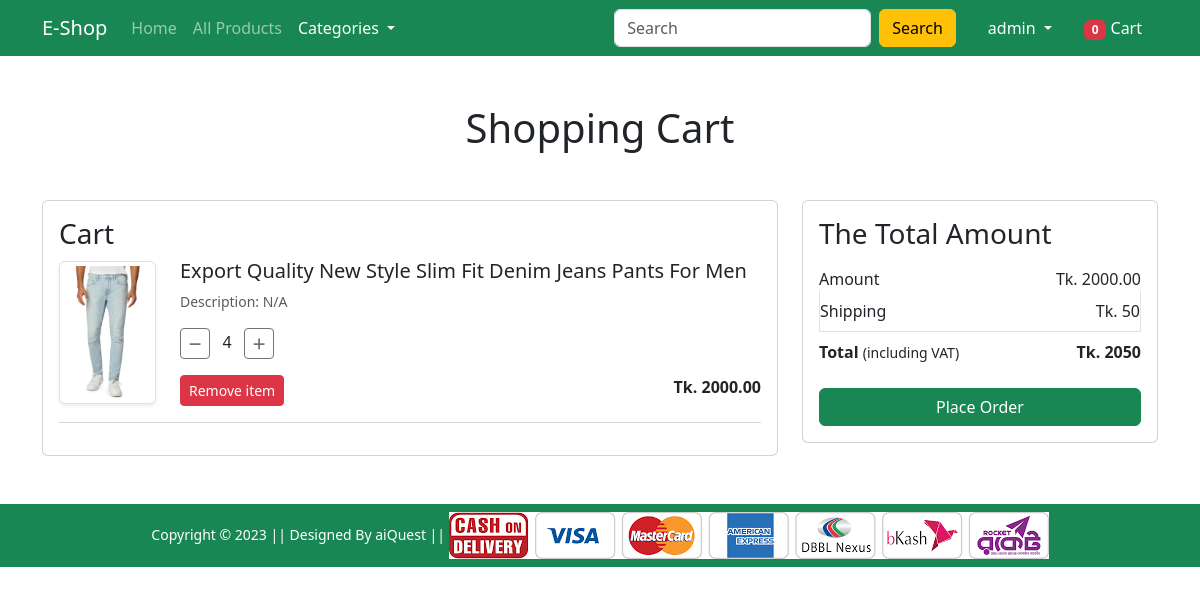
/cart/cart-detail/ (signed in), run on an earlier commit of the app's database.
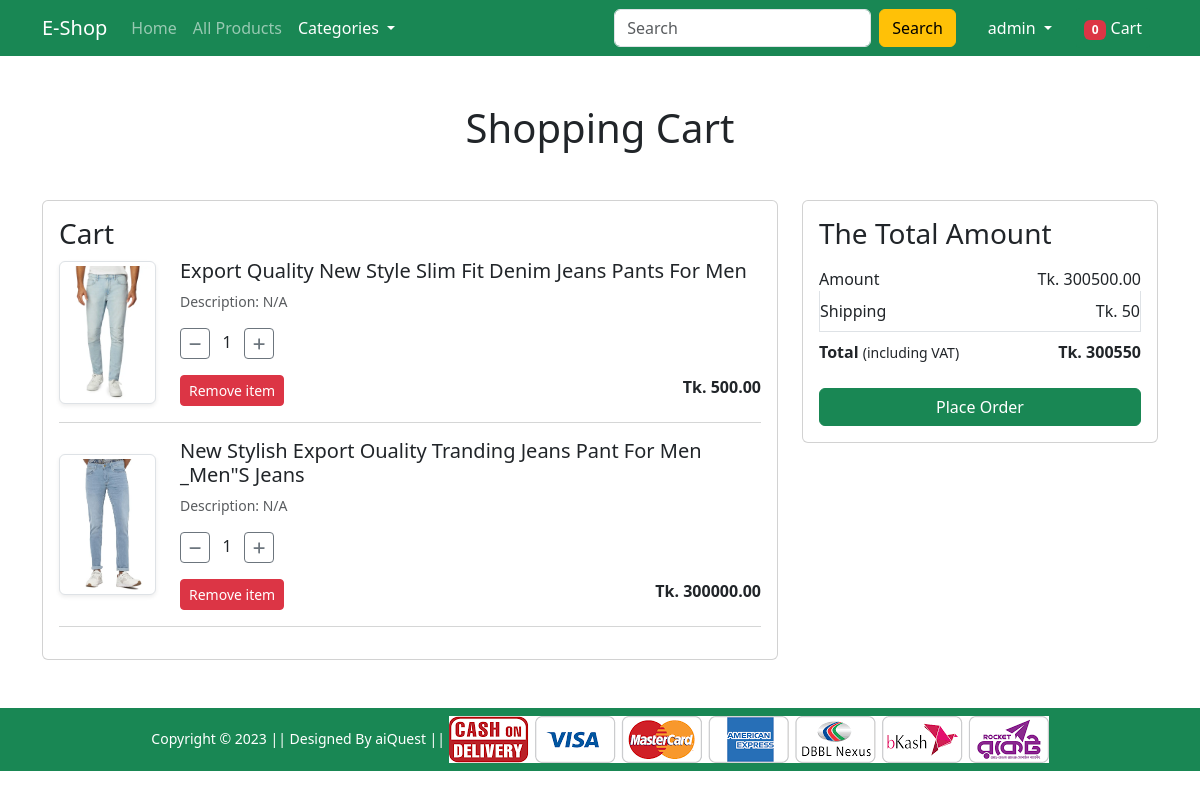
And on a later commit of the database.
### cart/models.py (models this page shows, shortened)
class Cart(models.Model):
    user = models.ForeignKey(User, on_delete=models.CASCADE)
    product = models.ForeignKey(Product, on_delete=models.CASCADE)
    quantity = models.PositiveIntegerField(default=1)
    paid = models.BooleanField(default=False)
    created_at = models.DateTimeField(auto_now_add=True)
    updated_at = models.DateTimeField(auto_now=True)
    class Meta:
        ordering = ['id']  # oldest cart items first
        verbose_name_plural = '01. Carts'
    @property
    def subtotal(self):
        return self.product.sale_price * self.quantity

### store/models.py (models this page shows, shortened)
class Product(models.Model):
    category = models.ForeignKey(Category, on_delete=models.CASCADE)
    brand = models.ForeignKey(Brand, on_delete=models.CASCADE)
    title = models.CharField(max_length=150, unique=True)
    slug = models.SlugField(max_length=150, unique=True, null=True, blank=True)
    old_price = models.DecimalField(decimal_places=2, max_digits=10, default=1000.00)
    sale_price = models.DecimalField(decimal_places=2, max_digits=10, default=500.00)
    available_stock = models.PositiveIntegerField(validators=[MaxValueValidator(50)], default=0)
    discount_percent = models.PositiveIntegerField(validators=[MinValueValidator(0), MaxValueValidator(100)], default=0)
    keyword = models.TextField(default='N/A')
    description = models.TextField(default='N/A')
    image = models.ImageField(upload_to='products/%Y/%m/%d/')
    STATUS_CHOICES = (('ACTIVE', 'Active'), ('INACTIVE', 'Inactive'))
    status = models.CharField(max_length=8, choices=STATUS_CHOICES, default='ACTIVE')
    created_date = models.DateTimeField(auto_now_add=True)
    updated_date = models.DateTimeField(auto_now=True)
    class Meta:
        ordering = ['id']
        verbose_name_plural = '03. Products'

### cart/views.py (the view)
# urls.py: path('cart-detail/', CartDetailView.as_view(), name='cart-detail'),
@method_decorator(never_cache, name='dispatch')
class CartDetailView(LoginRequiredMixin, generic.View):
    login_url = reverse_lazy('sign-in')
    def get(self, request):
        cart_items = Cart.objects.filter(user=request.user, paid=False)
        cart_total = sum(item.subtotal for item in cart_items)
        shipping_cost = 50
        context = {
            "cart_items": cart_items,
            "cart_total": cart_total,
            "shipping_cost": shipping_cost,
        }
        return render(request, 'cart/cart-detail.html', context)

### accounts/mixing.py (called while the page is built)
    def dispatch(self, request, *args, **kwargs):
        if not request.user.is_authenticated:
            return redirect('home')
        return super().dispatch(request, *args, **kwargs)

### store/context_processors.py (called while the page is built)
def get_filters(request):
    categories = Category.objects.filter(status='ACTIVE')
    return {
        'categories': categories,
    }

### templates/cart/cart-detail.html (shortened to what this page needs)
{% extends "base.html" %}
{% load static %}
{% block main_content %}
<div class="container my-5">
    <div class="row">
        <h1 class="text-center mb-5">Shopping Cart</h1>
        <div class="col-sm-8">
            <div class="card">
                <div class="card-body">
                    <h3>Cart</h3>
                    {% if cart_items %}
                        {% for cart_item in cart_items %}
                        <div class="row mb-3">
                            <div class="col-sm-2 text-center align-self-center">
                                <img src="{{ cart_item.product.image.url }}" alt="{{ cart_item.product.title|title }}"
                                     class="img-fluid img-thumbnail shadow-sm">
                            </div>
                            <div class="col-sm-10">
                                <h5>{{ cart_item.product.title|title }}</h5>
                                <p class="mb-2 text-muted small">Description: {{ cart_item.product.description }}</p>
                                <div class="my-3 d-flex align-items-center">
                                    <form method="post" action="{% url 'qty-inc-dec' %}">
                                        <button type="submit" name="action" value="dec" class="btn btn-sm btn-outline-secondary">
                                            <i class="fa fa-minus"></i>
                                        </button>
                                        <span class="mx-2">{{ cart_item.quantity }}</span>
                                        <button type="submit" name="action" value="inc" class="btn btn-sm btn-outline-secondary">
                                            <i class="fa fa-plus"></i>
                                        </button>
                                    </form>
                                </div>
                                <div class="d-flex justify-content-between">
                                    <form method="post" action="">
                                        <button type="submit" class="btn btn-sm btn-danger text-white">
                                            Remove item
                                        </button>
                                    </form>
                                    <p class="mb-0"><strong>Tk. {{ cart_item.subtotal }}</strong></p>
                                </div>
                            </div>
                        </div>
                        <hr class="text-muted">
                        {% endfor %}
                    {% else %}
                        <p>Your cart is empty.</p>
                    {% endif %}
                </div>
            </div>
        </div>
        <div class="col-sm-4">
            <div class="card">
                <div class="card-body">
                    <h3>The Total Amount</h3>
                    <ul class="list-group">
                        <li class="list-group-item d-flex justify-content-between align-items-center border-0 px-0 pb-0">
                            Amount <span>Tk. {{ cart_total }}</span>
                        </li>
                        <li class="list-group-item d-flex justify-content-between align-items-center px-0">
                            Shipping <span>Tk. {{ shipping_cost }}</span>
                        </li>
                        <li class="list-group-item d-flex justify-content-between align-items-center border-0 px-0 mb-3">
                            <div>
                                <strong>Total</strong> <small>(including VAT)</small>
                            </div>
                            <span><strong>Tk. {{ cart_total|add:shipping_cost }}</strong></span>
                        </li>
                    </ul>
                    <div class="d-grid">
                        <a href="{% url 'checkout' %}" class="btn btn-success">Place Order</a>
                    </div>
                </div>
            </div>
        </div>
    </div>
</div>
{% endblock main_content %}

What changed in the data, as far as the page shows it:
changed Cart "Export Quality New Style Slim Fit Denim Jeans Pants For Men": quantity "4" → "1"; subtotal "2000.00" → "500.00"
added Cart: product.image (picture), product "New Stylish Export Ouality Tranding Jeans Pant For Men _Men\"S Jeans", product.description "N/A", quantity "1", subtotal "300000.00"
Also different on the page:
{{ cart_total }}: "2000.00" → "300500.00"
{{ cart_total|add:shipping_cost }}: "2050" → "300550"
